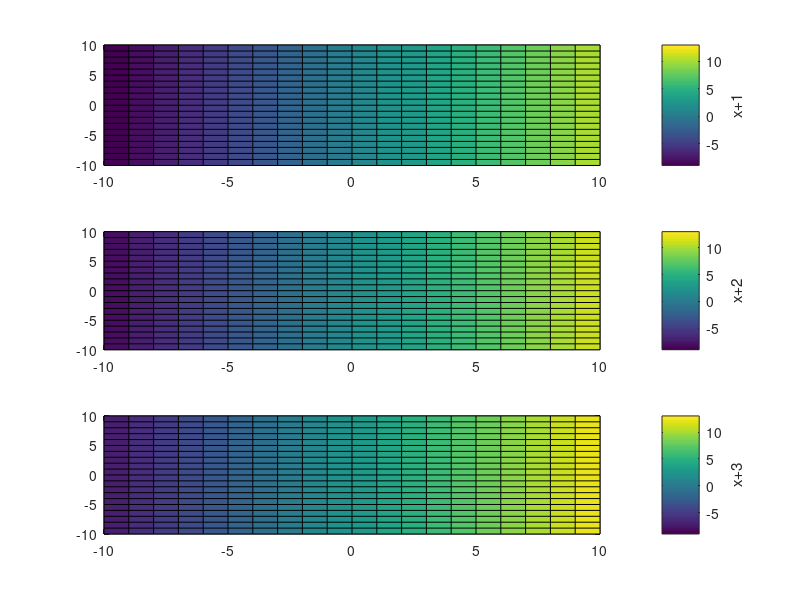

MATLAB code to generate this figure: (Note: this script raises an error after producing the figure.)
%% Plot
n_plots = 3;
x = -10:10; y = -10:10; [X,Y] = meshgrid(x,y);
for k = 1:n_plots; 
    h(k) = subplot(3,1,k); 
    pcolor(h(k),X,Y,X+k); 
    ch(k) = colorbar('peer',h(k));
    ylabel(ch(k),['x+' num2str(k)]);
    c_lims(k,:) = get(h(k),'clim'); 
end
c_lim = [min(min(c_lims)) max(max(c_lims))];
for k = 1:n_plots; set(h(k),'clim',c_lim); end

%
doIRF = 1;
% Change colormap of first panel
if doIRF
    irf_colormap(h(1:2),'poynting')
else    
    apply_cmap_to = h(1);

    all_plot = findall(gcf,'type','axes','tag','');
    all_cbar = findobj(gcf,'tag','Colorbar');
    active_plot = apply_cmap_to;
    active_cbar = findobj(gcf, 'Type', 'axes', 'Tag', 'Colorbar','Axes', active_plot);
    nonactive_plot = all_plot; nonactive_plot(find(nonactive_plot==active_plot)) = [];
    nonactive_cbar = all_cbar; nonactive_cbar(find(nonactive_cbar==active_cbar)) = [];

    for ii = 1:numel(nonactive_plot); freezeColors(nonactive_plot(ii)); end   
    for pp = 1:numel(nonactive_cbar), % workaround cbfreeze bug that cbfreeze removes cblabel
        hcb = nonactive_cbar(pp);
        hy=get(hcb,'ylabel');
        ylabel_string=get(hy,'string');
        ylabel_fontsize=get(hy,'fontsize');
        cbar_position = get(hcb,'position');
        new_hcb = cbfreeze(hcb);
        new_hy=get(new_hcb,'ylabel');        
        set(new_hy,'string',ylabel_string,'fontsize',ylabel_fontsize);
        set(new_hcb,'position',cbar_position);
    end
    colormap(active_plot,'hot');
end
%% Change colormap of second panel
if doIRF
    irf_colormap(h(1),'default')
else    
    apply_cmap_to = h(2);

    all_plot = findall(gcf,'type','axes','tag','');
    all_cbar = findobj(gcf,'tag','Colorbar');
    active_plot = apply_cmap_to;
    active_cbar = findobj(gcf, 'Type', 'axes', 'Tag', 'Colorbar','Axes', active_plot)
    nonactive_plot = all_plot; nonactive_plot(find(nonactive_plot==active_plot)) = [];
    nonactive_cbar = all_cbar; nonactive_cbar(find(nonactive_cbar==active_cbar)) = [];

    for ii = 1:numel(nonactive_plot); freezeColors(nonactive_plot(ii)); end   
    for pp = 1:numel(nonactive_cbar), % workaround cbfreeze bug that cbfreeze removes cblabel
        hcb = nonactive_cbar(pp);
        hy=get(hcb,'ylabel');
        ylabel_string=get(hy,'string');
        ylabel_fontsize=get(hy,'fontsize');
        cbar_position = get(hcb,'position');
        new_hcb = cbfreeze(hcb);
        new_hy=get(new_hcb,'ylabel');        
        set(new_hy,'string',ylabel_string,'fontsize',ylabel_fontsize);
        set(new_hcb,'position',cbar_position);
    end
    colormap(active_plot,'hot');
end
